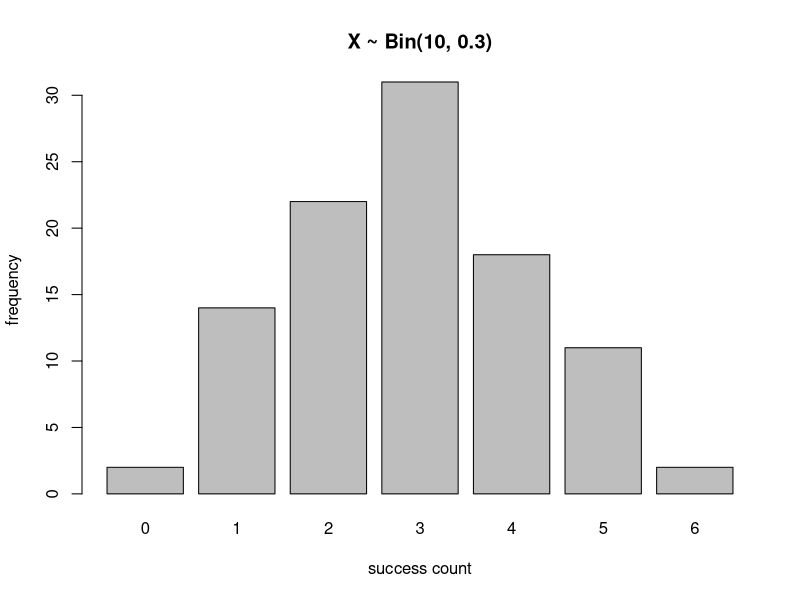
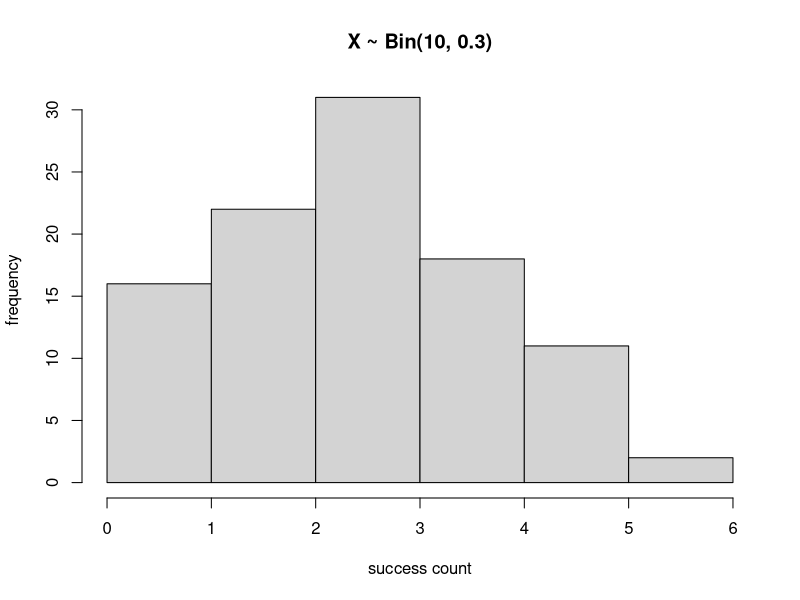
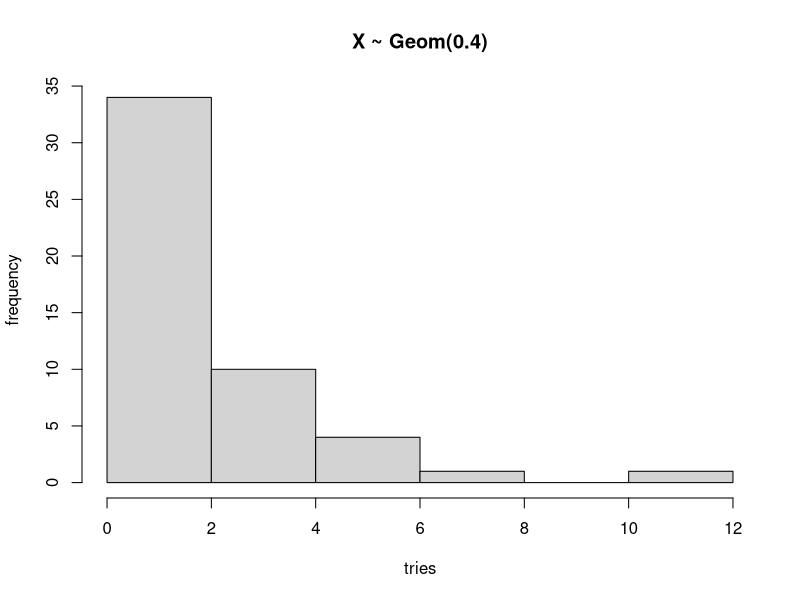
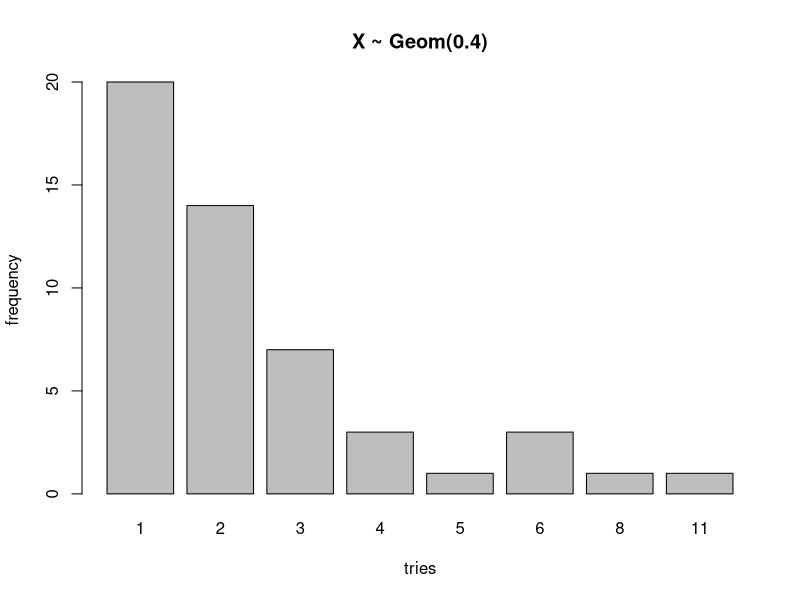

R code for these plots, in order:
# Za pomocą symulowania odpowiedniego procesu, np. ciąg „rzutów monetą”
# set.seed(55)

# i) Wygenerować 100 realizacji z rozkładu Bin(10; 0,3)
n <- 100
size <- 10
prob <- 0.3
res <- numeric(n)

for(i in 1:n)
{ 
  u <- runif(size)
  num_of_succ <- sum (u < prob)
  res[i] <- num_of_succ
}
res
mean(res) # size * prob = 3
barplot(table(res), 
        main="X ~ Bin(10, 0.3)", 
        xlab = "success count",
        ylab = "frequency"
        )
hist(res,
     main="X ~ Bin(10, 0.3)", 
     xlab = "success count",
     ylab = "frequency"
     )

# ii) Wygenerować 50 realizacji z rozkładu Geom(0,4) 
# [Niech 𝑋 będzie liczbą prób do pierwszego sukcesu 
# gdy p’stwo sukcesu w dowolnej próbie wynosi p, wtedy 𝑋~𝐺𝑒𝑜𝑚(𝑝)].

n <- 50
prob <- 0.4
res <- numeric(n)

for(i in 1:n)
{
  tries <- 1
  success <- FALSE
  
  while(!success)
  {
    u <- runif(1)
    
    if(u < prob)
    {
      success <- TRUE
    }
    else
    {
      tries <- tries + 1
    }
  }
  
  res[i] <- tries
}

res
mean(res) # 1/p = 2.5
hist(res,
     main="X ~ Geom(0.4)", 
     xlab = "tries",
     ylab = "frequency"
     )
barplot(table(res), 
        main="X ~ Geom(0.4)", 
        xlab = "tries",
        ylab = "frequency"
        )
